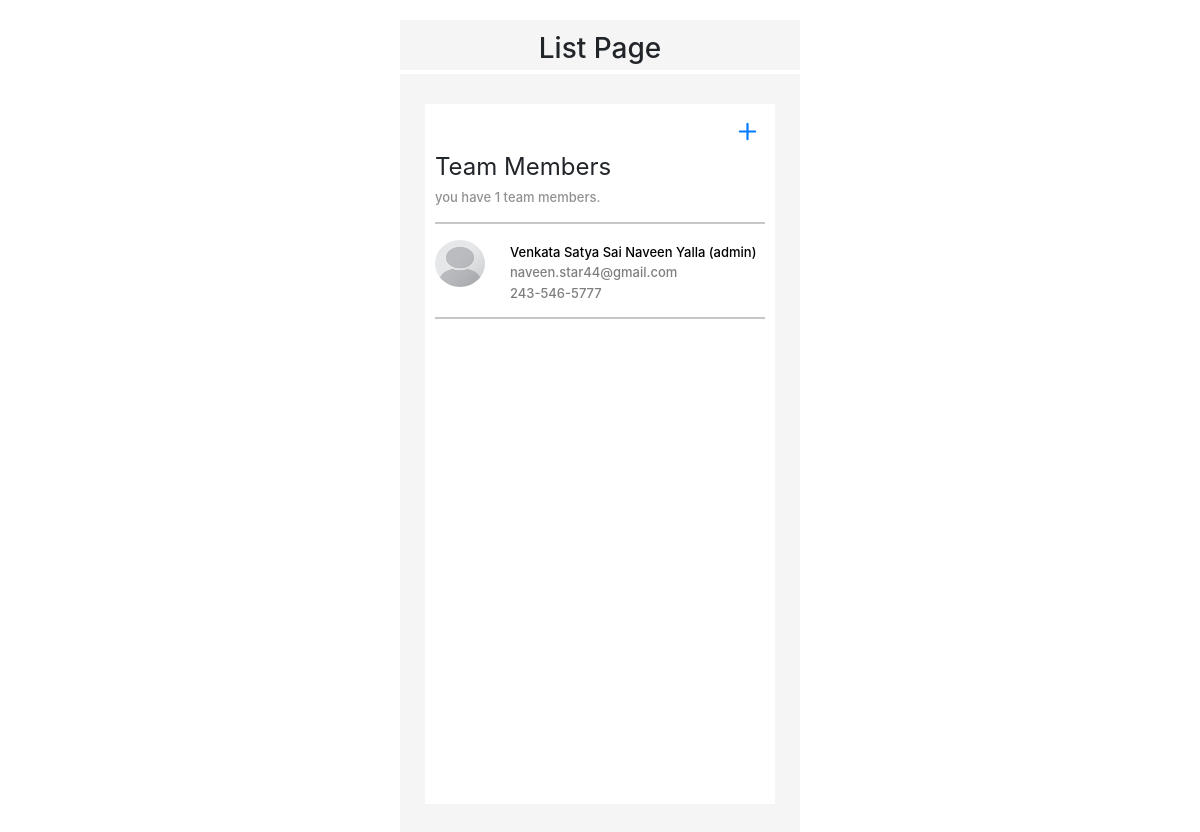
The page / on the database its author committed.
### teammember/models.py (models this page shows, shortened)
class People(models.Model):
    firstname = models.CharField(max_length=40,null=False,blank=False)
    lastname =models.CharField(max_length=40,null=True,blank=False)
    email = models.EmailField(max_length = 50,unique=True)
    phone = models.CharField(max_length=13,null=False,blank=False,unique=True,validators=[MinLengthValidator(10)])
    create = models.DateTimeField(auto_now_add=True)
    role=[
        ("member","Regular - Can't delete members"),
        ("admin","Admin - Can delete members")
    ]
    choice=models.CharField(choices=role,default="member",max_length=20)
    class Meta:
        ordering = ['create']

### teammember/views.py (the view)
# urls.py: path('',TeamList.as_view(),name='team'),
class TeamList(ListView):
    model = People
    context_object_name= 'peoplelist'
    def get_context_data(self, **kwargs):
        context = super().get_context_data(**kwargs)
        context['totalcount'] = People.objects.all().count
        return context
    """ def get_queryset(self):
        queryset = super(TeamList,self).get_queryset()
        for a in queryset:
            a.phone=a[:3]+"-"+a[4:7]+"-"+a[7:]
        return queryset """

### teammember/templatetags/phone.py (called while the page is built)
@register.filter
def phoneconcatinate(value):
    print(value,"rfgerg")
    return value[:3]+"-"+value[3:6]+"-"+value[6:]

### teammember/templates/teammember/people_list.html (shortened to what this page needs)
{% extends 'teammember/main.html' %}
{% load phone %}
{% block content %}
<div class="container" id="big1">
    <div style="width: 350px;height:100%;padding:auto" class="container-sm">
    <div class="row text-center">
        <div class="col text-center"style="padding-bottom: 12px;padding-top: 12px;">
            <h3 style="padding:auto;">List Page</h3>
        </div>
</div>
</div>
</div>
<div class="container" id="big">
<div style="background:white" class="container-sm"   id="cont">
    <div class="row">
        <div class="col-12 text-right">
           <a style="color: #007bff;" href="{% url 'add-people' %}"> <svg xmlns="http://www.w3.org/2000/svg" width="35" height="35" fill="currentColor" class="bi bi-plus text-right " viewBox="0 0 16 16">
                <path d="M8 4a.5.5 0 0 1 .5.5v3h3a.5.5 0 0 1 0 1h-3v3a.5.5 0 0 1-1 0v-3h-3a.5.5 0 0 1 0-1h3v-3A.5.5 0 0 1 8 4z"/>
              </svg></a>
        </div>
</div>
    <div class="row">
        <div style="font-size:x-large" class="col-sm" style="margin-top: 30px;">
          Team Members <br><h6 id="opa" style="font-size: small;">you have {{totalcount}} team members.</h6>
        </div>
   </div>
   <hr class="solid">
 {% for a in peoplelist %}
  <a  href="{% url 'edit-people' a.id %}"><div class="row">
    <div class="col-3">
        <div class="box">
            {% load static %}
            <img class="thumb-lg img-circle bx-s" src="{% static 'placeholder.png' %}" alt="">
    </div>
    </div>
    <div style="padding-left: 0;" class="col-9">
        {% if a.choice == "admin" %}
        <h6 style="font-size: small;">{{a.firstname}} {{a.lastname}} (admin)</h6>
        {% else %}
        <h6 style="font-size: small;">{{a.firstname}} {{a.lastname}}</h6>
        {% endif %}
        <br>
        <h6 id="opa" style="font-size: small;">{{a.email}}</h6>
        <br>
        <h6 id="opa" style="font-size: small;">{{a.phone|phoneconcatinate}}</h6>
    </div>
  </div></a>
  <hr class="solid">
  {% endfor %}
</div>
</div>
{% endblock content %}

### teammember/templates/teammember/main.html (style rules this page uses)
body { margin-top: 20px; }
#cont { max-width: 600px; background: whitesmoke; padding: 10px; width: 350px; min-height: 700px; max-height: 100%; }
h1, h2, h3, h4, h5, h6, .h1, .h2, .h3, .h4, .h5, .h6,br,.br { margin-top: 0; margin-bottom: 0; padding: 0%; }
h6 { padding-top: 5px; }
img { border-radius: 50%; width: 100%; height: 100% }
.box { width: 50px; height: 47px; }
#big { max-height: 100%; max-width: 100%; width: 400px; height:100%; background: whitesmoke; margin-top: 4px; overflow: auto; padding-top: 30px; padding-bottom: 30px; }
#big1 { background: whitesmoke; max-height: 100%; width: 400px; height:50px; }
a:link, a:visited, a:hover, a:active { color: #000000; text-decoration: none; }
#opa { opacity:0.5; }

### rows shown on the page
People: firstname "Venkata Satya Sai Naveen", lastname "Yalla", email "naveen.star44@gmail.com", phone "243-546-5777"

### other values the page prints
{{ totalcount }} "1"
